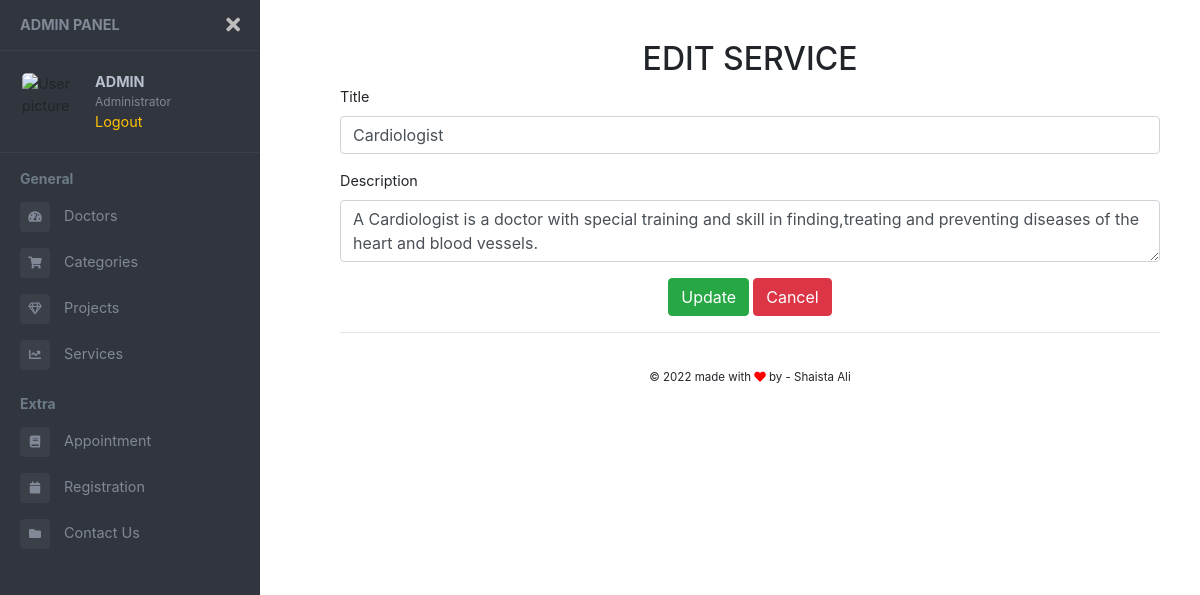
/admin/service-edit.php?id=2 (signed in), run on the app's committed database.
### tables this page shows
CREATE TABLE `services` (
  `id` int(11) NOT NULL,
  `title` varchar(100) NOT NULL,
  `description` varchar(300) NOT NULL
);

### admin/service-edit.php (the view, shortened to what this page needs)
<?php
  include "../connection.php";
?>
<!DOCTYPE html>
<html lang="en">
<head>
    <link rel="stylesheet" href="https://maxcdn.bootstrapcdn.com/bootstrap/4.0.0/css/bootstrap.min.css"
>
    <link href="https://use.fontawesome.com/releases/v5.0.6/css/all.css" rel="stylesheet">
    <link href="//maxcdn.bootstrapcdn.com/bootstrap/4.0.0/css/bootstrap.min.css" rel="stylesheet" id="bootstrap-css">
</head>
<body>
<div class="page-wrapper chiller-theme toggled">
  <nav id="sidebar" class="sidebar-wrapper">
    <div class="sidebar-content">
      <div class="sidebar-brand">
        <a href="#">Admin Panel</a>
        <div id="close-sidebar">
          <i class="fas fa-times"></i>
        </div>
      </div>
      <div class="sidebar-header">
        <div class="user-pic">
          <img class="img-responsive img-rounded" src="https://raw.githubusercontent.com/azouaoui-med/pro-sidebar-template/gh-pages/src/img/user.jpg"
            alt="User picture">
        </div>
        <div class="user-info">
          <span class="user-name">
            <strong class="text-uppercase"><?php echo $_SESSION['username'] ?></strong>
          </span>
          <span class="user-role">Administrator</span>
          <span>
            <a href="logout.php" class="text-warning">Logout</a>
          </span>
        </div>
      </div>
      <div class="sidebar-menu">
        <ul>
          <li class="header-menu">
            <span>General</span>
          </li>
          <li class="sidebar-dropdown">
            <a href="doctors.php">
              <i class="fa fa-tachometer-alt"></i>
              <span>Doctors</span>
            </a>
          </li>
          <li class="sidebar-dropdown">
            <a href="categories.php">
              <i class="fa fa-shopping-cart"></i>
              <span>Categories</span>
            </a>
          </li>
          <li class="sidebar-dropdown">
            <a href="projects.php">
              <i class="far fa-gem"></i>
              <span>Projects</span>
            </a>
          </li>
          <li class="sidebar-dropdown">
            <a href="services.php">
              <i class="fa fa-chart-line"></i>
              <span>Services</span>
            </a>
          </li>
          <li class="header-menu">
            <span>Extra</span>
          </li>
          <li>
            <a href="appointments.php">
              <i class="fa fa-book"></i>
              <span>Appointment</span>
            </a>
          </li>
          <li>
            <a href="#">
              <i class="fa fa-calendar"></i>
              <span>Registration</span>
            </a>
          </li>
          <li>
            <a href="#">
              <i class="fa fa-folder"></i>
              <span>Contact Us</span>
            </a>
          </li>
        </ul>
      </div>
    </div>
  </nav>
  <main class="page-content">
    <div class="container-fluid">
      <div class="row">
        <?php
        $get_id = $_GET['id'];
          $edit = mysqli_query($con,"SELECT * FROM services WHERE id=$get_id");
          $row = mysqli_fetch_array($edit);
        ?>
        <div class="form-group col-md-12">
          <h2 class="text-center text-uppercase"> Edit Service</h2>
          <form method="POST">
            <div class="form-group">
              <label>Title</label>
              <input type="text" name="title" class="form-control" value="<?php echo $row['title']; ?>">
            </div>
            <div class="form-group">
                <label>Description</label>
                <textarea name="description" class="form-control"><?php echo $row['description'] ?></textarea>
              </div>
            <div class="form-group text-center">
              <input type="submit" class="btn btn-success" name="btn-update" value="Update"> <a href="doctors.php" class="btn btn-danger" name="btn-cancel">Cancel</a>
            </div>
          </form>
          <hr>
        </div>
      </div>
      <footer class="text-center">
        <div class="mb-2">
          <small>
            © 2022 made with <i class="fa fa-heart" style="color:red"></i> by - <a target="_blank">
              Shaista Ali
            </a>
          </small>
        </div>
      </footer>
    </div>
  </main>
</div>
</body>
</html>

### admin/service-edit.php (style rules this page uses)
body { font-size: 0.9rem; }
.page-wrapper .sidebar-wrapper, .sidebar-wrapper .sidebar-brand > a, .sidebar-wrapper .sidebar-dropdown > a:after, .sidebar-wrapper .sidebar-menu .sidebar-dropdown .sidebar-submenu li a:before, .sidebar-wrapper ul li a i, .page-wrapper .page-content, .sidebar-wrapper .sidebar-search input.search-menu, .sidebar-wrapper .sidebar-search .input-group-text, .sidebar-wrapper .sidebar-menu ul li a, #show-sidebar, #close-sidebar { -webkit-transition: all 0.3s ease; -moz-transition: all 0.3s ease; -ms-transition: all 0.3s ease; -o-transition: all 0.3s ease; transition: all 0.3s ease; }
.page-wrapper { height: 100vh; }
.page-wrapper.toggled .sidebar-wrapper { left: 0px; }
@media screen and (min-width: 768px) { .page-wrapper.toggled .page-content { padding-left: 300px; } }
.sidebar-wrapper { width: 260px; height: 100%; max-height: 100%; position: fixed; top: 0; left: -300px; z-index: 999; }
.sidebar-wrapper ul { list-style-type: none; padding: 0; margin: 0; }
.sidebar-wrapper a { text-decoration: none; }
.sidebar-content { max-height: calc(100% - 30px); height: calc(100% - 30px); overflow-y: auto; position: relative; }
.sidebar-wrapper .sidebar-brand { padding: 10px 20px; display: flex; align-items: center; }
.sidebar-wrapper .sidebar-brand > a { text-transform: uppercase; font-weight: bold; flex-grow: 1; }
.sidebar-wrapper .sidebar-brand #close-sidebar { cursor: pointer; font-size: 20px; }
.sidebar-wrapper .sidebar-header { padding: 20px; overflow: hidden; }
.sidebar-wrapper .sidebar-header .user-pic { float: left; width: 60px; padding: 2px; border-radius: 12px; margin-right: 15px; overflow: hidden; }
.sidebar-wrapper .sidebar-header .user-pic img { object-fit: cover; height: 100%; width: 100%; }
.sidebar-wrapper .sidebar-header .user-info { float: left; }
.sidebar-wrapper .sidebar-header .user-info > span { display: block; }
.sidebar-wrapper .sidebar-header .user-info .user-role { font-size: 12px; }
.sidebar-wrapper .sidebar-menu { padding-bottom: 10px; }
.sidebar-wrapper .sidebar-menu .header-menu span { font-weight: bold; font-size: 14px; padding: 15px 20px 5px 20px; display: inline-block; }
.sidebar-wrapper .sidebar-menu ul li a { display: inline-block; width: 100%; text-decoration: none; position: relative; padding: 8px 30px 8px 20px; }
.sidebar-wrapper .sidebar-menu ul li a i { margin-right: 10px; font-size: 12px; width: 30px; height: 30px; line-height: 30px; text-align: center; border-radius: 4px; }
.page-wrapper .page-content { display: inline-block; width: 100%; padding-left: 0px; padding-top: 20px; }
.page-wrapper .page-content > div { padding: 20px 40px; }
.page-wrapper .page-content { overflow-x: hidden; }
.chiller-theme .sidebar-wrapper { background: #31353D; }
.chiller-theme .sidebar-wrapper .sidebar-header, .chiller-theme .sidebar-wrapper .sidebar-search, .chiller-theme .sidebar-wrapper .sidebar-menu { border-top: 1px solid #3a3f48; }
.chiller-theme .sidebar-wrapper .sidebar-header .user-info .user-role, .chiller-theme .sidebar-wrapper .sidebar-header .user-info .user-status, .chiller-theme .sidebar-wrapper .sidebar-search input.search-menu, .chiller-theme .sidebar-wrapper .sidebar-search .input-group-text, .chiller-theme .sidebar-wrapper .sidebar-brand>a, .chiller-theme .sidebar-wrapper .sidebar-menu ul li a, .chiller-theme .sidebar-footer>a { color: #818896; }
.chiller-theme .sidebar-wrapper .sidebar-menu ul li:hover>a, .chiller-theme .sidebar-wrapper .sidebar-menu .sidebar-dropdown.active>a, .chiller-theme .sidebar-wrapper .sidebar-header .user-info, .chiller-theme .sidebar-wrapper .sidebar-brand>a:hover, .chiller-theme .sidebar-footer>a:hover i { color: #b8bfce; }
.page-wrapper.chiller-theme.toggled #close-sidebar { color: #bdbdbd; }
.chiller-theme .sidebar-wrapper .sidebar-menu ul li a i, .chiller-theme .sidebar-wrapper .sidebar-menu .sidebar-dropdown div, .chiller-theme .sidebar-wrapper .sidebar-search input.search-menu, .chiller-theme .sidebar-wrapper .sidebar-search .input-group-text { background: #3a3f48; }
.chiller-theme .sidebar-wrapper .sidebar-menu .header-menu span { color: #6c7b88; }

### data on the page
services: title "Cardiologist", description "A Cardiologist is a doctor with special training and skill in finding,treating and preventing diseases of the heart and blood vessels."

### other printed values
$_SESSION['username'] "ADMIN"
